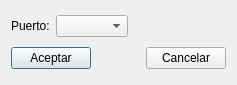
<?xml version="1.0" encoding="UTF-8"?>
<ui version="4.0">
 <class>portCfg</class>
 <widget class="QDialog" name="portCfg">
  <property name="geometry">
   <rect>
    <x>0</x>
    <y>0</y>
    <width>237</width>
    <height>85</height>
   </rect>
  </property>
  <property name="windowTitle">
   <string>Selección de puerto</string>
  </property>
  <layout class="QVBoxLayout" name="verticalLayout">
   <item>
    <layout class="QHBoxLayout" name="horizontalLayout_2">
     <item>
      <widget class="QLabel" name="labPuerto">
       <property name="text">
        <string>Puerto:</string>
       </property>
      </widget>
     </item>
     <item>
      <widget class="QComboBox" name="cmbPuertos"/>
     </item>
     <item>
      <spacer name="horizontalSpacer_2">
       <property name="orientation">
        <enum>Qt::Horizontal</enum>
       </property>
       <property name="sizeHint" stdset="0">
        <size>
         <width>40</width>
         <height>20</height>
        </size>
       </property>
      </spacer>
     </item>
    </layout>
   </item>
   <item>
    <layout class="QHBoxLayout" name="horizontalLayout">
     <item>
      <widget class="QPushButton" name="btnAceptar">
       <property name="text">
        <string>Aceptar</string>
       </property>
      </widget>
     </item>
     <item>
      <spacer name="horizontalSpacer">
       <property name="orientation">
        <enum>Qt::Horizontal</enum>
       </property>
       <property name="sizeHint" stdset="0">
        <size>
         <width>40</width>
         <height>20</height>
        </size>
       </property>
      </spacer>
     </item>
     <item>
      <widget class="QPushButton" name="btnCancelar">
       <property name="text">
        <string>Cancelar</string>
       </property>
      </widget>
     </item>
    </layout>
   </item>
  </layout>
 </widget>
 <resources/>
 <connections>
  <connection>
   <sender>btnAceptar</sender>
   <signal>clicked()</signal>
   <receiver>portCfg</receiver>
   <slot>accept()</slot>
   <hints>
    <hint type="sourcelabel">
     <x>58</x>
     <y>122</y>
    </hint>
    <hint type="destinationlabel">
     <x>199</x>
     <y>149</y>
    </hint>
   </hints>
  </connection>
  <connection>
   <sender>btnCancelar</sender>
   <signal>clicked()</signal>
   <receiver>portCfg</receiver>
   <slot>reject()</slot>
   <hints>
    <hint type="sourcelabel">
     <x>185</x>
     <y>122</y>
    </hint>
    <hint type="destinationlabel">
     <x>199</x>
     <y>149</y>
    </hint>
   </hints>
  </connection>
 </connections>
</ui>
